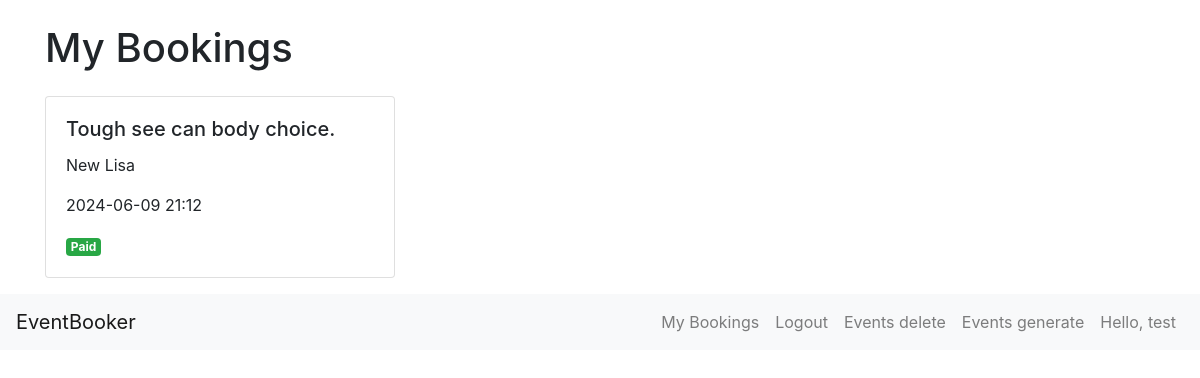
The page /bookings (signed in) on the database its author committed.
### app/models.py (models this page shows, shortened)
class Booking(db.Model):
    id = db.Column(db.Integer, primary_key=True)
    user_id = db.Column(db.Integer, db.ForeignKey('user.id'), nullable=False)
    event_id = db.Column(db.Integer, db.ForeignKey('event.id'), nullable=False)
    booked_on = db.Column(db.DateTime, default=datetime.utcnow)
    is_paid = db.Column(db.Boolean, default=False)

class Event(db.Model):
    id = db.Column(db.Integer, primary_key=True)
    name = db.Column(db.String(100), nullable=False)
    location = db.Column(db.String(100), nullable=False)
    date = db.Column(db.DateTime, nullable=False)
    genre = db.Column(db.String(50))
    rating = db.Column(db.Float, default=0.0)
    bookings = db.relationship('Booking', backref='event', lazy=True, cascade='all, delete-orphan')

class User(db.Model, UserMixin):
    id = db.Column(db.Integer, primary_key=True)
    username = db.Column(db.String(20), unique=True, nullable=False)
    password_hash = db.Column(db.String(128), nullable=False)
    preferences = db.Column(db.String(255))
    bookings = db.relationship('Booking', backref='user', lazy=True)

### app/routes.py (the view)
@app.route('/bookings')
@login_required
def bookings() -> str:
    bookings = Booking.query.join(Event).filter(Booking.user_id == current_user.id, Event.id != None).all()
    return render_template('bookings.html', bookings=bookings)

### app/models.py (called while the page is built)
@login_manager.user_loader
def load_user(user_id):
    return User.query.get(int(user_id))

### app/templates/bookings.html
{% extends 'base.html' %}
{% block content %}
<div class="container mt-4">
    <h1 class="mb-4">My Bookings</h1>
    {% if bookings %}
        <div class="row">
            {% for booking in bookings %}
            <div class="col-md-4 mb-3">
                <div class="card">
                    <div class="card-body">
                        <h5 class="card-title">{{ booking.event.name }}</h5>
                        <p class="card-text">{{ booking.event.location }}</p>
                        <p class="card-text">{{ booking.event.date.strftime('%Y-%m-%d %H:%M') }}</p>
                        {% if booking.is_paid %}
                            <span class="badge badge-success">Paid</span>
                        {% else %}
                            <span class="badge badge-warning">Unpaid</span>
                        {% endif %}
                    </div>
                </div>
            </div>
            {% endfor %}
        </div>
    {% else %}
        <p>You have no booked events.</p>
    {% endif %}
</div>
{% endblock %}

### app/templates/base.html (shortened to what this page needs)
<!DOCTYPE html>
<html lang="en">
<head>
    <link href="https://stackpath.bootstrapcdn.com/bootstrap/4.5.2/css/bootstrap.min.css" rel="stylesheet">
</head>
<body>
    {% block content %}{% endblock %}
</body>
<nav class="navbar navbar-expand-lg navbar-light bg-light">
    <a class="navbar-brand" href="{{ url_for('home') }}">EventBooker</a>
    <div class="collapse navbar-collapse" id="navbarNav">
        <ul class="navbar-nav ml-auto">
            {% if current_user.is_authenticated %}
                <li class="nav-item">
                    <a class="nav-link" href="{{ url_for('bookings') }}">My Bookings</a>
                </li>
                <li class="nav-item">
                    <a class="nav-link" href="{{ url_for('logout') }}">Logout</a>
                </li>
                <li class="nav-item">
                    <a class="nav-link" href="{{ url_for('events_delete') }}">Events delete</a>
                <li class="nav-item">
                    <a class="nav-link" href="{{ url_for('generate_events') }}">Events generate</a>
                </li>
                <li class="nav-item">
                    <a class="nav-link">Hello, {{ current_user.username }}</a>
                </li>
            {% endif %}
        </ul>
    </div>
  </nav>
</html>

### rows shown on the page
Booking: event.name "Tough see can body choice.", event.location "New Lisa", event "2024-06-09 21:12", is_paid "Paid"
User: username "test"
